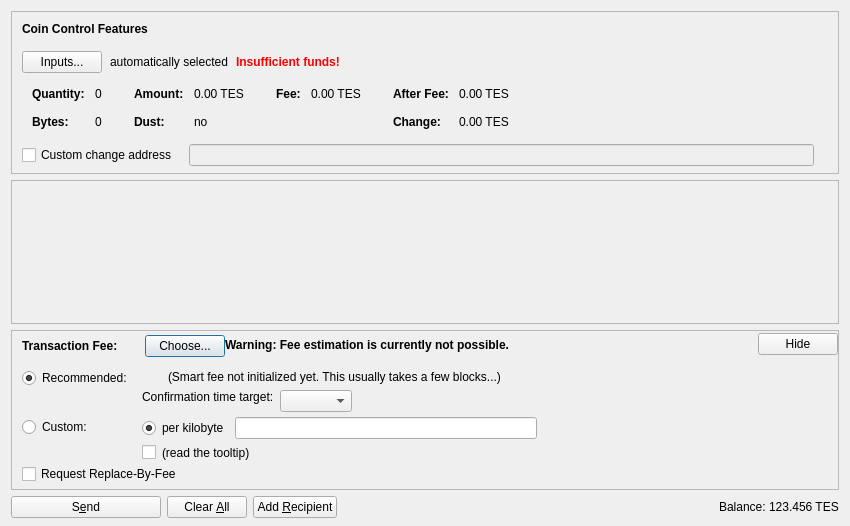
<?xml version="1.0" encoding="UTF-8"?>
<ui version="4.0">
 <class>SendCoinsDialog</class>
 <widget class="QDialog" name="SendCoinsDialog">
  <property name="geometry">
   <rect>
    <x>0</x>
    <y>0</y>
    <width>850</width>
    <height>526</height>
   </rect>
  </property>
  <property name="windowTitle">
   <string>Send Coins</string>
  </property>
  <layout class="QVBoxLayout" name="verticalLayout" stretch="0,1,0,0">
   <property name="bottomMargin">
    <number>8</number>
   </property>
   <item>
    <widget class="QFrame" name="frameCoinControl">
     <property name="sizePolicy">
      <sizepolicy hsizetype="Expanding" vsizetype="Expanding">
       <horstretch>0</horstretch>
       <verstretch>0</verstretch>
      </sizepolicy>
     </property>
     <property name="maximumSize">
      <size>
       <width>16777215</width>
       <height>16777215</height>
      </size>
     </property>
     <property name="frameShape">
      <enum>QFrame::StyledPanel</enum>
     </property>
     <property name="frameShadow">
      <enum>QFrame::Sunken</enum>
     </property>
     <layout class="QVBoxLayout" name="verticalLayoutCoinControl2">
      <property name="spacing">
       <number>0</number>
      </property>
      <property name="leftMargin">
       <number>0</number>
      </property>
      <property name="topMargin">
       <number>0</number>
      </property>
      <property name="rightMargin">
       <number>0</number>
      </property>
      <property name="bottomMargin">
       <number>6</number>
      </property>
      <item>
       <layout class="QVBoxLayout" name="verticalLayoutCoinControl" stretch="0,0,0,0,1">
        <property name="spacing">
         <number>0</number>
        </property>
        <property name="leftMargin">
         <number>10</number>
        </property>
        <property name="topMargin">
         <number>10</number>
        </property>
        <item>
         <layout class="QHBoxLayout" name="horizontalLayoutCoinControl1">
          <property name="bottomMargin">
           <number>15</number>
          </property>
          <item>
           <widget class="QLabel" name="labelCoinControlFeatures">
            <property name="sizePolicy">
             <sizepolicy hsizetype="Preferred" vsizetype="Maximum">
              <horstretch>0</horstretch>
              <verstretch>0</verstretch>
             </sizepolicy>
            </property>
            <property name="font">
             <font>
              <weight>75</weight>
              <bold>true</bold>
             </font>
            </property>
            <property name="styleSheet">
             <string notr="true">font-weight:bold;</string>
            </property>
            <property name="text">
             <string>Coin Control Features</string>
            </property>
           </widget>
          </item>
         </layout>
        </item>
        <item>
         <layout class="QHBoxLayout" name="horizontalLayoutCoinControl2" stretch="0,0,0,0">
          <property name="spacing">
           <number>8</number>
          </property>
          <property name="bottomMargin">
           <number>10</number>
          </property>
          <item>
           <widget class="QPushButton" name="pushButtonCoinControl">
            <property name="styleSheet">
             <string notr="true"/>
            </property>
            <property name="text">
             <string>Inputs...</string>
            </property>
            <property name="autoDefault">
             <bool>false</bool>
            </property>
           </widget>
          </item>
          <item>
           <widget class="QLabel" name="labelCoinControlAutomaticallySelected">
            <property name="text">
             <string>automatically selected</string>
            </property>
            <property name="margin">
             <number>5</number>
            </property>
           </widget>
          </item>
          <item>
           <widget class="QLabel" name="labelCoinControlInsuffFunds">
            <property name="font">
             <font>
              <weight>75</weight>
              <bold>true</bold>
             </font>
            </property>
            <property name="styleSheet">
             <string notr="true">color:red;font-weight:bold;</string>
            </property>
            <property name="text">
             <string>Insufficient funds!</string>
            </property>
            <property name="margin">
             <number>5</number>
            </property>
           </widget>
          </item>
          <item>
           <spacer name="horizontalSpacerCoinControl">
            <property name="orientation">
             <enum>Qt::Horizontal</enum>
            </property>
            <property name="sizeHint" stdset="0">
             <size>
              <width>40</width>
              <height>1</height>
             </size>
            </property>
           </spacer>
          </item>
         </layout>
        </item>
        <item>
         <widget class="QWidget" name="widgetCoinControl" native="true">
          <property name="sizePolicy">
           <sizepolicy hsizetype="Preferred" vsizetype="Preferred">
            <horstretch>0</horstretch>
            <verstretch>0</verstretch>
           </sizepolicy>
          </property>
          <property name="minimumSize">
           <size>
            <width>0</width>
            <height>0</height>
           </size>
          </property>
          <property name="styleSheet">
           <string notr="true"/>
          </property>
          <layout class="QHBoxLayout" name="horizontalLayoutCoinControl5">
           <property name="leftMargin">
            <number>0</number>
           </property>
           <property name="topMargin">
            <number>0</number>
           </property>
           <property name="rightMargin">
            <number>0</number>
           </property>
           <property name="bottomMargin">
            <number>0</number>
           </property>
           <item>
            <layout class="QHBoxLayout" name="horizontalLayoutCoinControl3" stretch="0,0,0,1">
             <property name="spacing">
              <number>20</number>
             </property>
             <property name="topMargin">
              <number>0</number>
             </property>
             <property name="bottomMargin">
              <number>10</number>
             </property>
             <item>
              <layout class="QFormLayout" name="formLayoutCoinControl1">
               <property name="horizontalSpacing">
                <number>10</number>
               </property>
               <property name="verticalSpacing">
                <number>14</number>
               </property>
               <property name="leftMargin">
                <number>10</number>
               </property>
               <property name="topMargin">
                <number>4</number>
               </property>
               <property name="rightMargin">
                <number>6</number>
               </property>
               <item row="0" column="0">
                <widget class="QLabel" name="labelCoinControlQuantityText">
                 <property name="font">
                  <font>
                   <weight>75</weight>
                   <bold>true</bold>
                  </font>
                 </property>
                 <property name="text">
                  <string>Quantity:</string>
                 </property>
                 <property name="margin">
                  <number>0</number>
                 </property>
                </widget>
               </item>
               <item row="0" column="1">
                <widget class="QLabel" name="labelCoinControlQuantity">
                 <property name="cursor">
                  <cursorShape>IBeamCursor</cursorShape>
                 </property>
                 <property name="contextMenuPolicy">
                  <enum>Qt::ActionsContextMenu</enum>
                 </property>
                 <property name="text">
                  <string notr="true">0</string>
                 </property>
                 <property name="margin">
                  <number>0</number>
                 </property>
                 <property name="textInteractionFlags">
                  <set>Qt::LinksAccessibleByMouse|Qt::TextSelectableByKeyboard|Qt::TextSelectableByMouse</set>
                 </property>
                </widget>
               </item>
               <item row="1" column="0">
                <widget class="QLabel" name="labelCoinControlBytesText">
                 <property name="font">
                  <font>
                   <weight>75</weight>
                   <bold>true</bold>
                  </font>
                 </property>
                 <property name="text">
                  <string>Bytes:</string>
                 </property>
                </widget>
               </item>
               <item row="1" column="1">
                <widget class="QLabel" name="labelCoinControlBytes">
                 <property name="cursor">
                  <cursorShape>IBeamCursor</cursorShape>
                 </property>
                 <property name="contextMenuPolicy">
                  <enum>Qt::ActionsContextMenu</enum>
                 </property>
                 <property name="text">
                  <string notr="true">0</string>
                 </property>
                 <property name="textInteractionFlags">
                  <set>Qt::LinksAccessibleByMouse|Qt::TextSelectableByKeyboard|Qt::TextSelectableByMouse</set>
                 </property>
                </widget>
               </item>
              </layout>
             </item>
             <item>
              <layout class="QFormLayout" name="formLayoutCoinControl2">
               <property name="horizontalSpacing">
                <number>10</number>
               </property>
               <property name="verticalSpacing">
                <number>14</number>
               </property>
               <property name="leftMargin">
                <number>6</number>
               </property>
               <property name="topMargin">
                <number>4</number>
               </property>
               <property name="rightMargin">
                <number>6</number>
               </property>
               <item row="0" column="0">
                <widget class="QLabel" name="labelCoinControlAmountText">
                 <property name="font">
                  <font>
                   <weight>75</weight>
                   <bold>true</bold>
                  </font>
                 </property>
                 <property name="text">
                  <string>Amount:</string>
                 </property>
                 <property name="margin">
                  <number>0</number>
                 </property>
                </widget>
               </item>
               <item row="0" column="1">
                <widget class="QLabel" name="labelCoinControlAmount">
                 <property name="cursor">
                  <cursorShape>IBeamCursor</cursorShape>
                 </property>
                 <property name="contextMenuPolicy">
                  <enum>Qt::ActionsContextMenu</enum>
                 </property>
                 <property name="text">
                  <string notr="true">0.00 TES</string>
                 </property>
                 <property name="textInteractionFlags">
                  <set>Qt::LinksAccessibleByMouse|Qt::TextSelectableByKeyboard|Qt::TextSelectableByMouse</set>
                 </property>
                </widget>
               </item>
               <item row="1" column="0">
                <widget class="QLabel" name="labelCoinControlLowOutputText">
                 <property name="font">
                  <font>
                   <weight>75</weight>
                   <bold>true</bold>
                  </font>
                 </property>
                 <property name="text">
                  <string>Dust:</string>
                 </property>
                </widget>
               </item>
               <item row="1" column="1">
                <widget class="QLabel" name="labelCoinControlLowOutput">
                 <property name="cursor">
                  <cursorShape>IBeamCursor</cursorShape>
                 </property>
                 <property name="contextMenuPolicy">
                  <enum>Qt::ActionsContextMenu</enum>
                 </property>
                 <property name="text">
                  <string notr="true">no</string>
                 </property>
                 <property name="textInteractionFlags">
                  <set>Qt::LinksAccessibleByMouse|Qt::TextSelectableByKeyboard|Qt::TextSelectableByMouse</set>
                 </property>
                </widget>
               </item>
              </layout>
             </item>
             <item>
              <layout class="QFormLayout" name="formLayoutCoinControl3">
               <property name="horizontalSpacing">
                <number>10</number>
               </property>
               <property name="verticalSpacing">
                <number>14</number>
               </property>
               <property name="leftMargin">
                <number>6</number>
               </property>
               <property name="topMargin">
                <number>4</number>
               </property>
               <property name="rightMargin">
                <number>6</number>
               </property>
               <item row="0" column="0">
                <widget class="QLabel" name="labelCoinControlFeeText">
                 <property name="font">
                  <font>
                   <weight>75</weight>
                   <bold>true</bold>
                  </font>
                 </property>
                 <property name="text">
                  <string>Fee:</string>
                 </property>
                 <property name="margin">
                  <number>0</number>
                 </property>
                </widget>
               </item>
               <item row="0" column="1">
                <widget class="QLabel" name="labelCoinControlFee">
                 <property name="cursor">
                  <cursorShape>IBeamCursor</cursorShape>
                 </property>
                 <property name="contextMenuPolicy">
                  <enum>Qt::ActionsContextMenu</enum>
                 </property>
                 <property name="text">
                  <string notr="true">0.00 TES</string>
                 </property>
                 <property name="textInteractionFlags">
                  <set>Qt::LinksAccessibleByMouse|Qt::TextSelectableByKeyboard|Qt::TextSelectableByMouse</set>
                 </property>
                </widget>
               </item>
              </layout>
             </item>
             <item>
              <layout class="QFormLayout" name="formLayoutCoinControl4">
               <property name="horizontalSpacing">
                <number>10</number>
               </property>
               <property name="verticalSpacing">
                <number>14</number>
               </property>
               <property name="leftMargin">
                <number>6</number>
               </property>
               <property name="topMargin">
                <number>4</number>
               </property>
               <property name="rightMargin">
                <number>6</number>
               </property>
               <item row="0" column="0">
                <widget class="QLabel" name="labelCoinControlAfterFeeText">
                 <property name="font">
                  <font>
                   <weight>75</weight>
                   <bold>true</bold>
                  </font>
                 </property>
                 <property name="text">
                  <string>After Fee:</string>
                 </property>
                 <property name="margin">
                  <number>0</number>
                 </property>
                </widget>
               </item>
               <item row="0" column="1">
                <widget class="QLabel" name="labelCoinControlAfterFee">
                 <property name="cursor">
                  <cursorShape>IBeamCursor</cursorShape>
                 </property>
                 <property name="contextMenuPolicy">
                  <enum>Qt::ActionsContextMenu</enum>
                 </property>
                 <property name="text">
                  <string notr="true">0.00 TES</string>
                 </property>
                 <property name="textInteractionFlags">
                  <set>Qt::LinksAccessibleByMouse|Qt::TextSelectableByKeyboard|Qt::TextSelectableByMouse</set>
                 </property>
                </widget>
               </item>
               <item row="1" column="0">
                <widget class="QLabel" name="labelCoinControlChangeText">
                 <property name="font">
                  <font>
                   <weight>75</weight>
                   <bold>true</bold>
                  </font>
                 </property>
                 <property name="text">
                  <string>Change:</string>
                 </property>
                </widget>
               </item>
               <item row="1" column="1">
                <widget class="QLabel" name="labelCoinControlChange">
                 <property name="cursor">
                  <cursorShape>IBeamCursor</cursorShape>
                 </property>
                 <property name="contextMenuPolicy">
                  <enum>Qt::ActionsContextMenu</enum>
                 </property>
                 <property name="text">
                  <string notr="true">0.00 TES</string>
                 </property>
                 <property name="textInteractionFlags">
                  <set>Qt::LinksAccessibleByMouse|Qt::TextSelectableByKeyboard|Qt::TextSelectableByMouse</set>
                 </property>
                </widget>
               </item>
              </layout>
             </item>
            </layout>
           </item>
          </layout>
         </widget>
        </item>
        <item>
         <layout class="QHBoxLayout" name="horizontalLayoutCoinControl4" stretch="0,0,0">
          <property name="spacing">
           <number>12</number>
          </property>
          <property name="sizeConstraint">
           <enum>QLayout::SetDefaultConstraint</enum>
          </property>
          <property name="topMargin">
           <number>5</number>
          </property>
          <property name="rightMargin">
           <number>5</number>
          </property>
          <item>
           <widget class="QCheckBox" name="checkBoxCoinControlChange">
            <property name="toolTip">
             <string>If this is activated, but the change address is empty or invalid, change will be sent to a newly generated address.</string>
            </property>
            <property name="text">
             <string>Custom change address</string>
            </property>
           </widget>
          </item>
          <item>
           <widget class="QValidatedLineEdit" name="lineEditCoinControlChange">
            <property name="enabled">
             <bool>false</bool>
            </property>
            <property name="sizePolicy">
             <sizepolicy hsizetype="Expanding" vsizetype="Fixed">
              <horstretch>0</horstretch>
              <verstretch>0</verstretch>
             </sizepolicy>
            </property>
           </widget>
          </item>
          <item>
           <widget class="QLabel" name="labelCoinControlChangeLabel">
            <property name="sizePolicy">
             <sizepolicy hsizetype="Preferred" vsizetype="Expanding">
              <horstretch>0</horstretch>
              <verstretch>0</verstretch>
             </sizepolicy>
            </property>
            <property name="minimumSize">
             <size>
              <width>0</width>
              <height>0</height>
             </size>
            </property>
            <property name="text">
             <string/>
            </property>
            <property name="margin">
             <number>3</number>
            </property>
           </widget>
          </item>
         </layout>
        </item>
        <item>
         <spacer name="verticalSpacerCoinControl">
          <property name="orientation">
           <enum>Qt::Vertical</enum>
          </property>
          <property name="sizeHint" stdset="0">
           <size>
            <width>800</width>
            <height>1</height>
           </size>
          </property>
         </spacer>
        </item>
       </layout>
      </item>
     </layout>
    </widget>
   </item>
   <item>
    <widget class="QScrollArea" name="scrollArea">
     <property name="widgetResizable">
      <bool>true</bool>
     </property>
     <widget class="QWidget" name="scrollAreaWidgetContents">
      <property name="geometry">
       <rect>
        <x>0</x>
        <y>0</y>
        <width>830</width>
        <height>104</height>
       </rect>
      </property>
      <layout class="QVBoxLayout" name="verticalLayout_2" stretch="0,1">
       <property name="leftMargin">
        <number>0</number>
       </property>
       <property name="topMargin">
        <number>0</number>
       </property>
       <property name="rightMargin">
        <number>0</number>
       </property>
       <property name="bottomMargin">
        <number>0</number>
       </property>
       <item>
        <layout class="QVBoxLayout" name="entries">
         <property name="spacing">
          <number>6</number>
         </property>
        </layout>
       </item>
       <item>
        <spacer name="verticalSpacer">
         <property name="orientation">
          <enum>Qt::Vertical</enum>
         </property>
         <property name="sizeHint" stdset="0">
          <size>
           <width>20</width>
           <height>40</height>
          </size>
         </property>
        </spacer>
       </item>
      </layout>
     </widget>
    </widget>
   </item>
   <item>
    <widget class="QFrame" name="frameFee">
     <property name="sizePolicy">
      <sizepolicy hsizetype="Expanding" vsizetype="Expanding">
       <horstretch>0</horstretch>
       <verstretch>0</verstretch>
      </sizepolicy>
     </property>
     <property name="maximumSize">
      <size>
       <width>16777215</width>
       <height>16777215</height>
      </size>
     </property>
     <property name="frameShape">
      <enum>QFrame::StyledPanel</enum>
     </property>
     <property name="frameShadow">
      <enum>QFrame::Sunken</enum>
     </property>
     <layout class="QVBoxLayout" name="verticalLayoutFee1">
      <property name="spacing">
       <number>0</number>
      </property>
      <property name="leftMargin">
       <number>0</number>
      </property>
      <property name="topMargin">
       <number>0</number>
      </property>
      <property name="rightMargin">
       <number>0</number>
      </property>
      <property name="bottomMargin">
       <number>0</number>
      </property>
      <item>
       <layout class="QVBoxLayout" name="verticalLayoutFee2" stretch="0,0,0">
        <property name="spacing">
         <number>0</number>
        </property>
        <property name="leftMargin">
         <number>10</number>
        </property>
        <property name="topMargin">
         <number>0</number>
        </property>
        <item>
         <layout class="QHBoxLayout" name="horizontalLayoutFee1">
          <property name="bottomMargin">
           <number>0</number>
          </property>
          <item>
           <layout class="QVBoxLayout" name="verticalLayoutFee7">
            <property name="spacing">
             <number>0</number>
            </property>
            <item>
             <spacer name="verticalSpacerSmartFee">
              <property name="orientation">
               <enum>Qt::Vertical</enum>
              </property>
              <property name="sizeType">
               <enum>QSizePolicy::Fixed</enum>
              </property>
              <property name="sizeHint" stdset="0">
               <size>
                <width>1</width>
                <height>4</height>
               </size>
              </property>
             </spacer>
            </item>
            <item>
             <layout class="QHBoxLayout" name="horizontalLayoutSmartFee">
              <property name="spacing">
               <number>10</number>
              </property>
              <item>
               <widget class="QLabel" name="labelFeeHeadline">
                <property name="sizePolicy">
                 <sizepolicy hsizetype="Preferred" vsizetype="Maximum">
                  <horstretch>0</horstretch>
                  <verstretch>0</verstretch>
                 </sizepolicy>
                </property>
                <property name="font">
                 <font>
                  <weight>75</weight>
                  <bold>true</bold>
                 </font>
                </property>
                <property name="styleSheet">
                 <string notr="true">font-weight:bold;</string>
                </property>
                <property name="text">
                 <string>Transaction Fee:</string>
                </property>
               </widget>
              </item>
              <item>
               <widget class="QLabel" name="labelFeeMinimized">
                <property name="text">
                 <string/>
                </property>
               </widget>
              </item>
              <item>
               <widget class="QPushButton" name="buttonChooseFee">
                <property name="text">
                 <string>Choose...</string>
                </property>
               </widget>
              </item>
             </layout>
            </item>
            <item>
             <spacer name="verticalSpacer_5">
              <property name="orientation">
               <enum>Qt::Vertical</enum>
              </property>
              <property name="sizeHint" stdset="0">
               <size>
                <width>1</width>
                <height>1</height>
               </size>
              </property>
             </spacer>
            </item>
           </layout>
          </item>
          <item>
           <widget class="QLabel" name="fallbackFeeWarningLabel">
            <property name="toolTip">
             <string>Using the fallbackfee can result in sending a transaction that will take several hours or days (or never) to confirm. Consider choosing your fee manually or wait until you have validated the complete chain.</string>
            </property>
            <property name="font">
            <font>
                <weight>75</weight>
                <bold>true</bold>
            </font>
            </property>
            <property name="text">
             <string>Warning: Fee estimation is currently not possible.</string>
            </property>
            <property name="wordWrap">
             <bool>false</bool>
            </property>
           </widget>
          </item>
          <item>
           <spacer name="horizontalSpacer_4">
            <property name="orientation">
             <enum>Qt::Horizontal</enum>
            </property>
            <property name="sizeType">
             <enum>QSizePolicy::MinimumExpanding</enum>
            </property>
            <property name="sizeHint" stdset="0">
             <size>
              <width>40</width>
              <height>20</height>
             </size>
            </property>
           </spacer>
          </item>
          <item>
           <widget class="QPushButton" name="buttonMinimizeFee">
            <property name="toolTip">
             <string>collapse fee-settings</string>
            </property>
            <property name="text">
             <string>Hide</string>
            </property>
           </widget>
          </item>
         </layout>
        </item>
        <item>
         <widget class="QFrame" name="frameFeeSelection">
          <layout class="QVBoxLayout" name="verticalLayoutFee12">
           <property name="spacing">
            <number>0</number>
           </property>
           <property name="leftMargin">
            <number>0</number>
           </property>
           <property name="topMargin">
            <number>0</number>
           </property>
           <property name="rightMargin">
            <number>0</number>
           </property>
           <property name="bottomMargin">
            <number>0</number>
           </property>
           <item>
            <layout class="QGridLayout" name="gridLayoutFee">
             <property name="topMargin">
              <number>10</number>
             </property>
             <property name="bottomMargin">
              <number>4</number>
             </property>
             <property name="horizontalSpacing">
              <number>10</number>
             </property>
             <property name="verticalSpacing">
              <number>4</number>
             </property>
             <item row="1" column="1">
              <layout class="QVBoxLayout" name="verticalLayoutFee8">
               <property name="spacing">
                <number>6</number>
               </property>
               <item>
                <layout class="QHBoxLayout" name="horizontalLayoutFee13">
                 <item>
                  <widget class="QRadioButton" name="radioCustomPerKilobyte">
                   <property name="toolTip">
                    <string>If the custom fee is set to 1000 satoshis and the transaction is only 250 bytes, then &quot;per kilobyte&quot; only pays 250 satoshis in fee, while &quot;total at least&quot; pays 1000 satoshis. For transactions bigger than a kilobyte both pay by kilobyte.</string>
                   </property>
                   <property name="text">
                    <string>per kilobyte</string>
                   </property>
                   <property name="checked">
                    <bool>true</bool>
                   </property>
                   <attribute name="buttonGroup">
                    <string notr="true">groupCustomFee</string>
                   </attribute>
                  </widget>
                 </item>
                 <item>
                  <widget class="BitcoinAmountField" name="customFee"/>
                 </item>
                 <item>
                  <spacer name="horizontalSpacer_6">
                   <property name="orientation">
                    <enum>Qt::Horizontal</enum>
                   </property>
                   <property name="sizeHint" stdset="0">
                    <size>
                     <width>1</width>
                     <height>1</height>
                    </size>
                   </property>
                  </spacer>
                 </item>
                </layout>
               </item>
               <item>
                <layout class="QHBoxLayout" name="horizontalLayoutFee8">
                 <item>
                  <widget class="QCheckBox" name="checkBoxMinimumFee">
                   <property name="toolTip">
                    <string>Paying only the minimum fee is just fine as long as there is less transaction volume than space in the blocks. But be aware that this can end up in a never confirming transaction once there is more demand for TriangleEarthSociety transactions than the network can process.</string>
                   </property>
                   <property name="text">
                    <string/>
                   </property>
                  </widget>
                 </item>
                 <item>
                  <widget class="QLabel" name="labelMinFeeWarning">
                   <property name="enabled">
                    <bool>true</bool>
                   </property>
                   <property name="toolTip">
                    <string>Paying only the minimum fee is just fine as long as there is less transaction volume than space in the blocks. But be aware that this can end up in a never confirming transaction once there is more demand for TriangleEarthSociety transactions than the network can process.</string>
                   </property>
                   <property name="text">
                    <string>(read the tooltip)</string>
                   </property>
                   <property name="margin">
                    <number>5</number>
                   </property>
                  </widget>
                 </item>
                 <item>
                  <spacer name="horizontalSpacer_2">
                   <property name="orientation">
                    <enum>Qt::Horizontal</enum>
                   </property>
                   <property name="sizeHint" stdset="0">
                    <size>
                     <width>1</width>
                     <height>1</height>
                    </size>
                   </property>
                  </spacer>
                 </item>
                </layout>
               </item>
              </layout>
             </item>
             <item row="0" column="0">
              <layout class="QVBoxLayout" name="verticalLayoutFee4" stretch="0,1">
               <item>
                <widget class="QRadioButton" name="radioSmartFee">
                 <property name="text">
                  <string>Recommended:</string>
                 </property>
                 <property name="checked">
                  <bool>true</bool>
                 </property>
                 <attribute name="buttonGroup">
                  <string notr="true">groupFee</string>
                 </attribute>
                </widget>
               </item>
               <item>
                <spacer name="verticalSpacer_2">
                 <property name="orientation">
                  <enum>Qt::Vertical</enum>
                 </property>
                 <property name="sizeHint" stdset="0">
                  <size>
                   <width>1</width>
                   <height>1</height>
                  </size>
                 </property>
                </spacer>
               </item>
              </layout>
             </item>
             <item row="1" column="0">
              <layout class="QVBoxLayout" name="verticalLayoutFee9" stretch="0,1">
               <item>
                <widget class="QRadioButton" name="radioCustomFee">
                 <property name="text">
                  <string>Custom:</string>
                 </property>
                 <attribute name="buttonGroup">
                  <string notr="true">groupFee</string>
                 </attribute>
                </widget>
               </item>
               <item>
                <spacer name="verticalSpacer_6">
                 <property name="orientation">
                  <enum>Qt::Vertical</enum>
                 </property>
                 <property name="sizeHint" stdset="0">
                  <size>
                   <width>1</width>
                   <height>1</height>
                  </size>
                 </property>
                </spacer>
               </item>
              </layout>
             </item>
             <item row="0" column="1">
              <layout class="QVBoxLayout" name="verticalLayoutFee3" stretch="0,0,1">
               <property name="spacing">
                <number>6</number>
               </property>
               <property name="topMargin">
                <number>2</number>
               </property>
               <item>
                <layout class="QHBoxLayout" name="horizontalLayoutFee12">
                 <item>
                  <widget class="QLabel" name="labelSmartFee">
                   <property name="text">
                    <string/>
                   </property>
                   <property name="margin">
                    <number>2</number>
                   </property>
                  </widget>
                 </item>
                 <item>
                  <widget class="QLabel" name="labelFeeEstimation">
                   <property name="text">
                    <string/>
                   </property>
                  </widget>
                 </item>
                 <item>
                  <widget class="QLabel" name="labelSmartFee2">
                   <property name="text">
                    <string>(Smart fee not initialized yet. This usually takes a few blocks...)</string>
                   </property>
                   <property name="margin">
                    <number>2</number>
                   </property>
                  </widget>
                 </item>
                 <item>
                  <spacer name="horizontalSpacer_5">
                   <property name="orientation">
                    <enum>Qt::Horizontal</enum>
                   </property>
                   <property name="sizeHint" stdset="0">
                    <size>
                     <width>1</width>
                     <height>1</height>
                    </size>
                   </property>
                  </spacer>
                 </item>
                </layout>
               </item>
               <item>
                <layout class="QHBoxLayout" name="horizontalLayoutFee9">
                 <item>
                  <layout class="QVBoxLayout" name="verticalLayoutFee6">
                   <item>
                    <widget class="QLabel" name="labelSmartFee3">
                     <property name="text">
                      <string>Confirmation time target:</string>
                     </property>
                     <property name="margin">
                      <number>2</number>
                     </property>
                    </widget>
                   </item>
                   <item>
                    <spacer name="verticalSpacer_3">
                     <property name="orientation">
                      <enum>Qt::Vertical</enum>
                     </property>
                     <property name="sizeHint" stdset="0">
                      <size>
                       <width>1</width>
                       <height>1</height>
                      </size>
                     </property>
                    </spacer>
                   </item>
                  </layout>
                 </item>
                 <item>
                  <layout class="QVBoxLayout" name="verticalLayoutFee5">
                   <property name="rightMargin">
                    <number>30</number>
                   </property>
                   <item>
                    <layout class="QHBoxLayout" name="horizontalLayoutConfTarget">
                     <property name="bottomMargin">
                      <number>0</number>
                     </property>
                     <item>
                      <widget class="QComboBox" name="confTargetSelector"/>
                     </item>
                     <item>
                      <spacer name="horizontalSpacerConfTarget">
                       <property name="orientation">
                        <enum>Qt::Horizontal</enum>
                       </property>
                       <property name="sizeHint" stdset="0">
                        <size>
                         <width>40</width>
                         <height>20</height>
                        </size>
                       </property>
                      </spacer>
                     </item>
                    </layout>
                   </item>
                  </layout>
                 </item>
                </layout>
               </item>
               <item>
                <spacer name="verticalSpacer_4">
                 <property name="orientation">
                  <enum>Qt::Vertical</enum>
                 </property>
                 <property name="sizeHint" stdset="0">
                  <size>
                   <width>1</width>
                   <height>1</height>
                  </size>
                 </property>
                </spacer>
               </item>
              </layout>
             </item>
            </layout>
           </item>
           <item>
            <widget class="QCheckBox" name="optInRBF">
             <property name="text">
              <string>Request Replace-By-Fee</string>
             </property>
             <property name="toolTip">
              <string>Indicates that the sender may wish to replace this transaction with a new one paying higher fees (prior to being confirmed).</string>
             </property>
            </widget>
           </item>
          </layout>
         </widget>
        </item>
        <item>
         <spacer name="verticalSpacerFee">
          <property name="orientation">
           <enum>Qt::Vertical</enum>
          </property>
          <property name="sizeHint" stdset="0">
           <size>
            <width>40</width>
            <height>5</height>
           </size>
          </property>
         </spacer>
        </item>
       </layout>
      </item>
     </layout>
    </widget>
   </item>
   <item>
    <layout class="QHBoxLayout" name="horizontalLayout">
     <item>
      <widget class="QPushButton" name="sendButton">
       <property name="minimumSize">
        <size>
         <width>150</width>
         <height>0</height>
        </size>
       </property>
       <property name="toolTip">
        <string>Confirm the send action</string>
       </property>
       <property name="text">
        <string>S&amp;end</string>
       </property>
       <property name="icon">
        <iconset resource="../bitcoin.qrc">
         <normaloff>:/icons/send</normaloff>:/icons/send</iconset>
       </property>
       <property name="autoDefault">
        <bool>false</bool>
       </property>
       <property name="default">
        <bool>false</bool>
       </property>
      </widget>
     </item>
     <item>
      <widget class="QPushButton" name="clearButton">
       <property name="sizePolicy">
        <sizepolicy hsizetype="Minimum" vsizetype="Fixed">
         <horstretch>0</horstretch>
         <verstretch>0</verstretch>
        </sizepolicy>
       </property>
       <property name="toolTip">
        <string>Clear all fields of the form.</string>
       </property>
       <property name="text">
        <string>Clear &amp;All</string>
       </property>
       <property name="icon">
        <iconset resource="../bitcoin.qrc">
         <normaloff>:/icons/remove</normaloff>:/icons/remove</iconset>
       </property>
       <property name="autoDefault">
        <bool>false</bool>
       </property>
      </widget>
     </item>
     <item>
      <widget class="QPushButton" name="addButton">
       <property name="toolTip">
        <string>Send to multiple recipients at once</string>
       </property>
       <property name="text">
        <string>Add &amp;Recipient</string>
       </property>
       <property name="icon">
        <iconset resource="../bitcoin.qrc">
         <normaloff>:/icons/add</normaloff>:/icons/add</iconset>
       </property>
       <property name="autoDefault">
        <bool>false</bool>
       </property>
      </widget>
     </item>
     <item>
      <spacer name="horizontalSpacer">
       <property name="orientation">
        <enum>Qt::Horizontal</enum>
       </property>
       <property name="sizeHint" stdset="0">
        <size>
         <width>40</width>
         <height>20</height>
        </size>
       </property>
      </spacer>
     </item>
     <item>
      <layout class="QHBoxLayout" name="horizontalLayout_2">
       <property name="spacing">
        <number>3</number>
       </property>
       <item>
        <widget class="QLabel" name="label">
         <property name="sizePolicy">
          <sizepolicy hsizetype="Preferred" vsizetype="Fixed">
           <horstretch>0</horstretch>
           <verstretch>0</verstretch>
          </sizepolicy>
         </property>
         <property name="text">
          <string>Balance:</string>
         </property>
        </widget>
       </item>
       <item>
        <widget class="QLabel" name="labelBalance">
         <property name="sizePolicy">
          <sizepolicy hsizetype="Preferred" vsizetype="Fixed">
           <horstretch>0</horstretch>
           <verstretch>0</verstretch>
          </sizepolicy>
         </property>
         <property name="cursor">
          <cursorShape>IBeamCursor</cursorShape>
         </property>
         <property name="text">
          <string notr="true">123.456 TES</string>
         </property>
         <property name="textInteractionFlags">
          <set>Qt::LinksAccessibleByMouse|Qt::TextSelectableByKeyboard|Qt::TextSelectableByMouse</set>
         </property>
        </widget>
       </item>
      </layout>
     </item>
    </layout>
   </item>
  </layout>
 </widget>
 <customwidgets>
  <customwidget>
   <class>QValidatedLineEdit</class>
   <extends>QLineEdit</extends>
   <header>qvalidatedlineedit.h</header>
  </customwidget>
  <customwidget>
   <class>BitcoinAmountField</class>
   <extends>QLineEdit</extends>
   <header>bitcoinamountfield.h</header>
   <container>1</container>
  </customwidget>
 </customwidgets>
 <resources>
  <include location="../bitcoin.qrc"/>
 </resources>
 <connections/>
 <buttongroups>
  <buttongroup name="groupFee"/>
  <buttongroup name="groupCustomFee"/>
 </buttongroups>
</ui>
